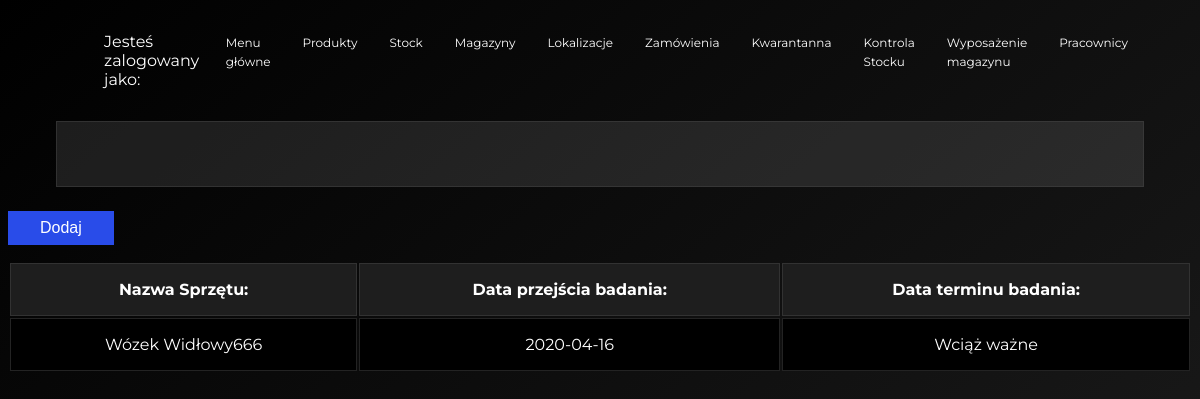
The app's page /warehouseEquipmentCertification.html?equipmentId=1 with its own data.
### model.py (models this page shows, shortened)
class WarehouseEquipmentCertification(db.Model):
    __tablename__ = 'warehouse_equipment_certification'
    id = db.Column(db.Integer, primary_key=True)
    equipment_id = db.Column(db.Integer, db.ForeignKey('warehouse_equipment.id'))
    start_date = db.Column(db.Date)
    end_date = db.Column(db.Date, nullable=True)

class WarehouseEquipment(db.Model):
    __tablename__ = 'warehouse_equipment'
    id = db.Column(db.Integer, primary_key=True)
    equipment_name = db.Column(db.String)
    main_location_id = db.Column(db.Integer, db.ForeignKey('warehouse_main_location.id'))
    warehouseEquipmentCertification = db.relationship('WarehouseEquipmentCertification',
                                                        backref='warehouse_equipment',
                                                        lazy = 'dynamic')

### app.py (the view)
@app.route('/warehouseEquipmentCertification.html', methods=['GET', 'POST'])
def warehouseEquipmentCertification():
    equipment_id = request.args.get('equipmentId')
    form = EquipmentCertification()
    if request.method == 'POST':
        return redirect(url_for('warehouseEquipment'))
    all = db.session.query(model.WarehouseEquipmentCertification).filter_by(id=equipment_id).all()
    return render_template('warehouseEquipmentCertification.html', all = all, form=form)

### forms.py
class EquipmentCertification(FlaskForm):
    date = DateField('Data')
    submit = SubmitField('Potwierdź')

### templates/warehouseEquipmentCertification.html (shortened to what this page needs)
{% extends "warehouseBase.html" %}
{% block head %}
    {{ super() }}
{% endblock %}
{% block body %}
    {{ super() }}
    <form method="POST">
        <input type="submit" value="Dodaj" class="exercise__submit">
    </form>
    <table class="table">
        <tbody class="table__body">
            <tr class="table__row">
                <th class="table__cell table__heading">Nazwa Sprzętu:</th>
                <th class="table__cell table__heading">Data przejścia badania:</th>
                <th class="table__cell table__heading">Data terminu badania:</th>
            </tr>
            {% for certificate in all %}
            <tr class="table__row">
                <td class="table__cell">{{ certificate.warehouse_equipment.equipment_name }}</td>
                <td class="table__cell">{{ certificate.start_date }}</td>
                <td class="table__cell">
                    {% if certificate.end_date %}
                        {{ certificate.end_date }}
                    {% else %}
                        Wciąż ważne
                    {% endif %}
                </td>
            </tr>
            {% endfor %}
{% endblock %}

### static/css/main.css (style rules this page uses)
html { box-sizing: border-box; background: rgb(83,83,83); background: linear-gradient(320deg, rgb(30,30,30) 0%, rgb(15,15,15) 50%, rgba(0,0,0,1) 100%) no-repeat; min-height: 100vh; }
*, *::before, *::after { box-sizing: inherit; }
body { color: rgb(255,255,255); font-family: 'Montserrat', sans-serif; }
.table { color: rgb(255,255,255); text-align: center; background-color: none; width: 100%; margin: 8px 0; }
.table__cell { background-color: rgb(0,0,0); border: 1px solid rgba(70,70,70,.5); padding: 16px 8px; }
.table__heading { background-color: rgb(30,30,30); }
.exercise__submit { cursor: pointer; color: rgb(255,255,255); font-size: 16px; background-color: rgb(41,76,233); border: 0; padding: 8px 32px; margin: 8px 0; }

### records on screen
WarehouseEquipmentCertification: warehouse_equipment.equipment_name "Wózek Widłowy666", start_date "2020-04-16", shows "Wciąż ważne"
